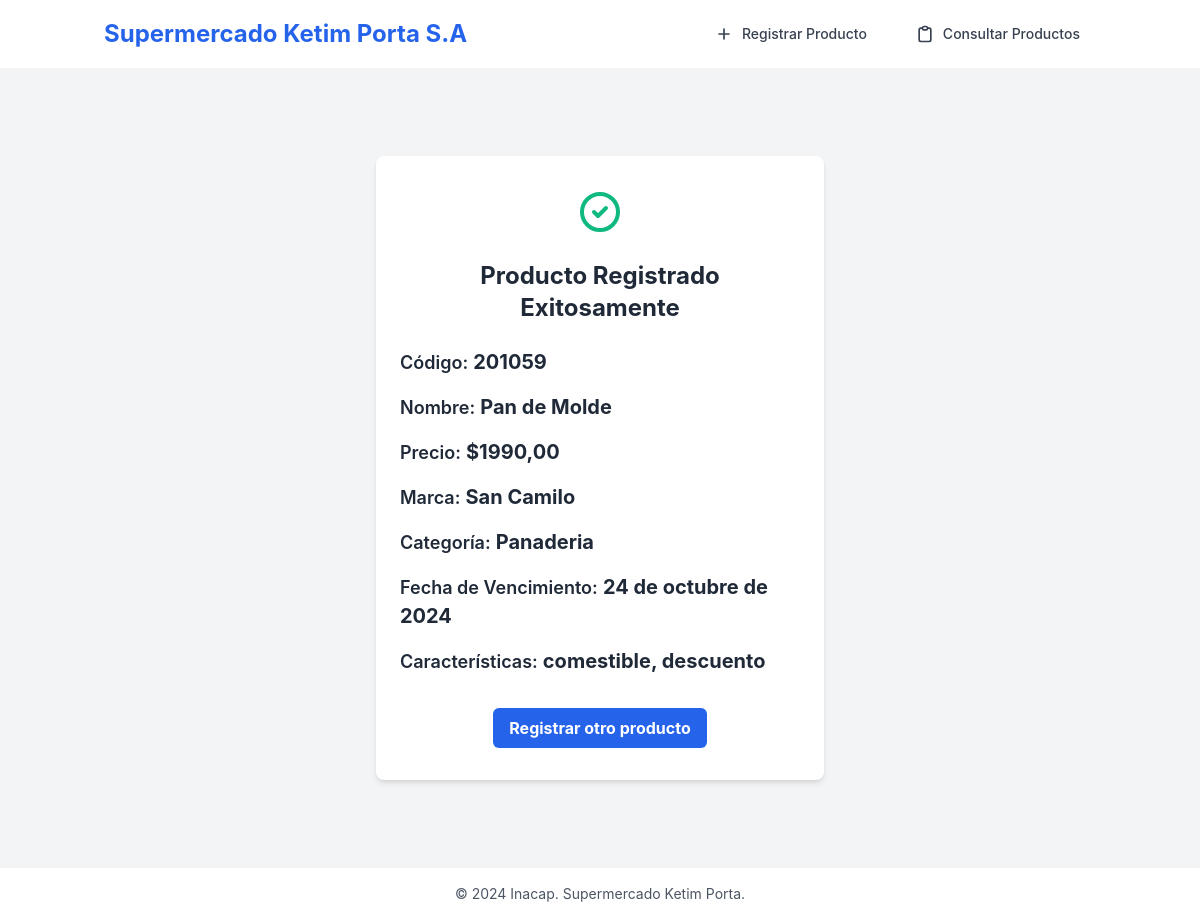
The page /resultado/1/ (signed in) on the database its author committed.
### productos/models.py (models this page shows, shortened)
class Producto(models.Model):
    codigo = models.CharField(max_length=50, unique=True)
    nombre = models.CharField(max_length=100)
    precio = models.DecimalField(max_digits=10, decimal_places=2, default=0.00)
    marca = models.ForeignKey(Marca, on_delete=models.CASCADE)
    categoria = models.ForeignKey(Categoria, on_delete=models.SET_NULL, null=True)
    caracteristicas = models.ManyToManyField(Caracteristica)
    fecha_vencimiento = models.DateField()

class Marca(models.Model):
    nombre = models.CharField(max_length=100, unique=True)
    def __str__(self):
        return self.nombre

class Categoria(models.Model):
    nombre = models.CharField(max_length=100, unique=True)
    def __str__(self):
        return self.nombre

class Caracteristica(models.Model):
    nombre = models.CharField(max_length=100, unique=True)

### productos/views.py (the view)
# urls.py: path('resultado/<int:producto_id>/', views.resultado_producto, name='resultado_producto'),
@login_required
def resultado_producto(request, producto_id):
    producto = Producto.objects.get(id=producto_id)
    return render(request, 'resultado.html', {'producto': producto})

### templates/resultado.html (shortened to what this page needs)
{% extends 'base.html' %}
{% block content %}
<div class="flex items-center justify-center min-h-screen bg-gray-100">
    <div class="w-full max-w-md">
        <div class="bg-white shadow-md rounded-lg overflow-hidden">
            <div class="px-6 py-8">
                <div class="flex items-center justify-center mb-6">
                    <svg class="h-12 w-12 text-green-500" fill="none" stroke="currentColor" viewBox="0 0 24 24" xmlns="http://www.w3.org/2000/svg">
                        <path stroke-linecap="round" stroke-linejoin="round" stroke-width="2" d="M9 12l2 2 4-4m6 2a9 9 0 11-18 0 9 9 0 0118 0z"></path>
                    </svg>
                </div>
                <h2 class="text-2xl font-bold text-center text-gray-800 mb-6">Producto Registrado Exitosamente</h2>
                <div class="space-y-4">
                    <p class="text-lg"><span class="font-semibold">Código:</span> <span class="text-xl font-bold">{{ producto.codigo }}</span></p>
                    <p class="text-lg"><span class="font-semibold">Nombre:</span> <span class="text-xl font-bold">{{ producto.nombre }}</span></p>
                    <p class="text-lg"><span class="font-semibold">Precio:</span> <span class="text-xl font-bold">${{ producto.precio }}</span></p>
                    <p class="text-lg"><span class="font-semibold">Marca:</span> <span class="text-xl font-bold">{{ producto.marca }}</span></p>
                    <p class="text-lg"><span class="font-semibold">Categoría:</span> <span class="text-xl font-bold">{{ producto.categoria }}</span></p>
                    <p class="text-lg"><span class="font-semibold">Fecha de Vencimiento:</span> <span class="text-xl font-bold">{{ producto.fecha_vencimiento }}</span></p>
                    <p class="text-lg"><span class="font-semibold">Características:</span>
                        <span class="text-xl font-bold">
                            {% for caracteristica in producto.caracteristicas.all %}
                                {{ caracteristica.nombre }}{% if not forloop.last %}, {% endif %}
                            {% endfor %}
                        </span>
                    </p>
                </div>
                <div class="mt-8 text-center">
                    <a href="{% url 'registro_producto' %}" class="inline-block bg-blue-600 hover:bg-blue-700 text-white font-bold py-2 px-4 rounded-md transition duration-300 ease-in-out">
                        Registrar otro producto
                    </a>
                </div>
            </div>
        </div>
    </div>
</div>
{% endblock %}

### static/css/styles.css (style rules this page uses)
body { font-family: 'Inter', sans-serif; }

### rows shown on the page
Producto: codigo "201059", nombre "Pan de Molde", precio "1990,00", marca "San Camilo", categoria "Panaderia", fecha_vencimiento "24 de octubre de 2024"
Caracteristica: nombre "comestible"
Caracteristica: nombre "descuento"
